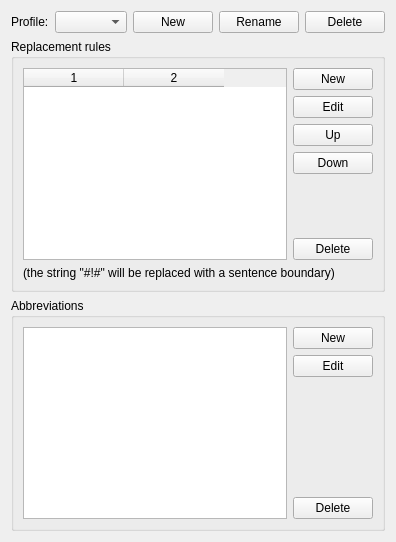
     <widget class="QWidget" name="tab_splitter">
      <attribute name="title">
       <string>Splitter</string>
      </attribute>
      <layout class="QGridLayout" name="gridLayout_8">
       <item row="0" column="0">
        <widget class="QLabel" name="label_sprofile">
         <property name="text">
          <string>Profile:</string>
         </property>
        </widget>
       </item>
       <item row="0" column="1">
        <widget class="QComboBox" name="sel_sprofile">
         <property name="sizePolicy">
          <sizepolicy hsizetype="Expanding" vsizetype="Fixed">
           <horstretch>0</horstretch>
           <verstretch>0</verstretch>
          </sizepolicy>
         </property>
        </widget>
       </item>
       <item row="0" column="2">
        <widget class="QPushButton" name="newSProfileButton">
         <property name="text">
          <string>New</string>
         </property>
        </widget>
       </item>
       <item row="0" column="4">
        <widget class="QPushButton" name="delSProfileButton">
         <property name="text">
          <string>Delete</string>
         </property>
        </widget>
       </item>
       <item row="1" column="0" colspan="5">
        <widget class="QGroupBox" name="srulesBox">
         <property name="title">
          <string>Replacement rules</string>
         </property>
         <layout class="QGridLayout" name="gridLayout_10">
          <item row="0" column="0" rowspan="6">
           <widget class="QTableWidget" name="srules_view">
            <property name="alternatingRowColors">
             <bool>true</bool>
            </property>
            <property name="selectionMode">
             <enum>QAbstractItemView::SingleSelection</enum>
            </property>
            <property name="showGrid">
             <bool>false</bool>
            </property>
            <property name="columnCount">
             <number>2</number>
            </property>
            <attribute name="verticalHeaderVisible">
             <bool>false</bool>
            </attribute>
            <column/>
            <column/>
           </widget>
          </item>
          <item row="0" column="1">
           <widget class="QPushButton" name="newSRuleButton">
            <property name="text">
             <string>New</string>
            </property>
           </widget>
          </item>
          <item row="1" column="1">
           <widget class="QPushButton" name="editSRuleButton">
            <property name="text">
             <string>Edit</string>
            </property>
           </widget>
          </item>
          <item row="4" column="1">
           <spacer name="verticalSpacer_4">
            <property name="orientation">
             <enum>Qt::Vertical</enum>
            </property>
            <property name="sizeHint" stdset="0">
             <size>
              <width>79</width>
              <height>46</height>
             </size>
            </property>
           </spacer>
          </item>
          <item row="5" column="1">
           <widget class="QPushButton" name="delSRuleButton">
            <property name="text">
             <string>Delete</string>
            </property>
           </widget>
          </item>
          <item row="6" column="0" colspan="2">
           <widget class="QLabel" name="srules_comment">
            <property name="text">
             <string>(the string &quot;#!#&quot; will be replaced with a sentence boundary)</string>
            </property>
           </widget>
          </item>
          <item row="2" column="1">
           <widget class="QPushButton" name="upSRuleButton">
            <property name="text">
             <string>Up</string>
            </property>
            <property name="icon">
             <iconset resource="../InterText.qrc">
              <normaloff>:/images/16/go-up-search.png</normaloff>:/images/16/go-up-search.png</iconset>
            </property>
           </widget>
          </item>
          <item row="3" column="1">
           <widget class="QPushButton" name="downSRuleButton">
            <property name="text">
             <string>Down</string>
            </property>
            <property name="icon">
             <iconset resource="../InterText.qrc">
              <normaloff>:/images/16/go-down-search.png</normaloff>:/images/16/go-down-search.png</iconset>
            </property>
           </widget>
          </item>
         </layout>
        </widget>
       </item>
       <item row="2" column="0" colspan="5">
        <widget class="QGroupBox" name="sabbrevBox">
         <property name="title">
          <string>Abbreviations</string>
         </property>
         <layout class="QGridLayout" name="gridLayout_9">
          <item row="0" column="0" rowspan="4">
           <widget class="QListWidget" name="sabbrevs_view"/>
          </item>
          <item row="0" column="1">
           <widget class="QPushButton" name="newSAbbrevButton">
            <property name="text">
             <string>New</string>
            </property>
           </widget>
          </item>
          <item row="1" column="1">
           <widget class="QPushButton" name="editSAbbrevButton">
            <property name="text">
             <string>Edit</string>
            </property>
           </widget>
          </item>
          <item row="2" column="1">
           <spacer name="verticalSpacer_3">
            <property name="orientation">
             <enum>Qt::Vertical</enum>
            </property>
            <property name="sizeHint" stdset="0">
             <size>
              <width>28</width>
              <height>74</height>
             </size>
            </property>
           </spacer>
          </item>
          <item row="3" column="1">
           <widget class="QPushButton" name="delSAbbrevButton">
            <property name="text">
             <string>Delete</string>
            </property>
           </widget>
          </item>
         </layout>
        </widget>
       </item>
       <item row="0" column="3">
        <widget class="QPushButton" name="renameSProfileButton">
         <property name="text">
          <string>Rename</string>
         </property>
        </widget>
       </item>
      </layout>
     </widget>
